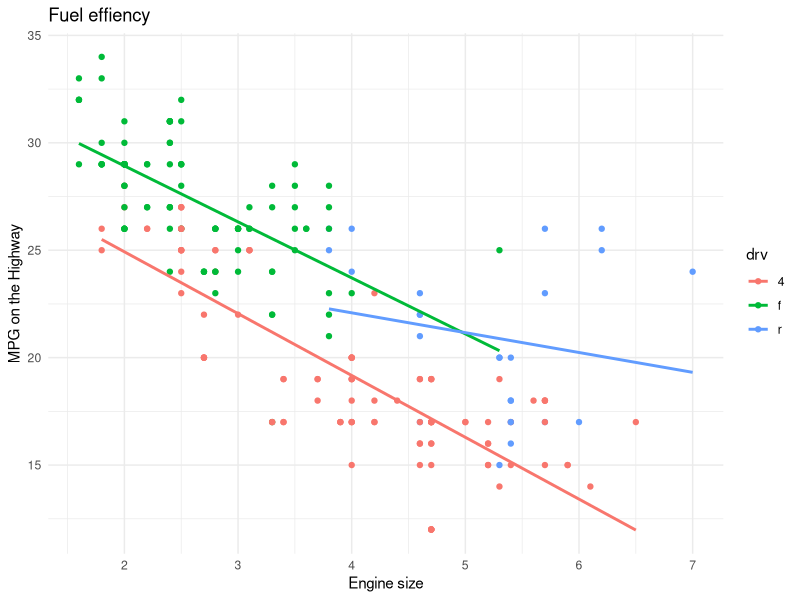
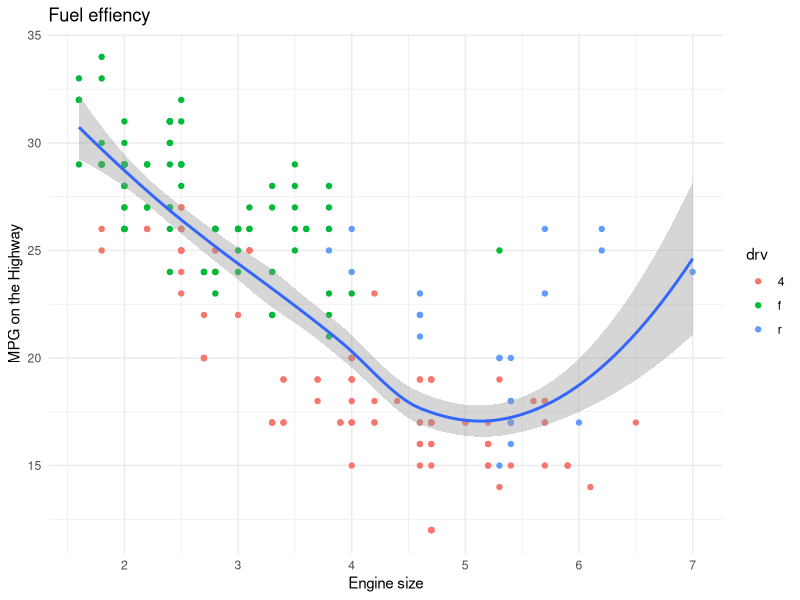
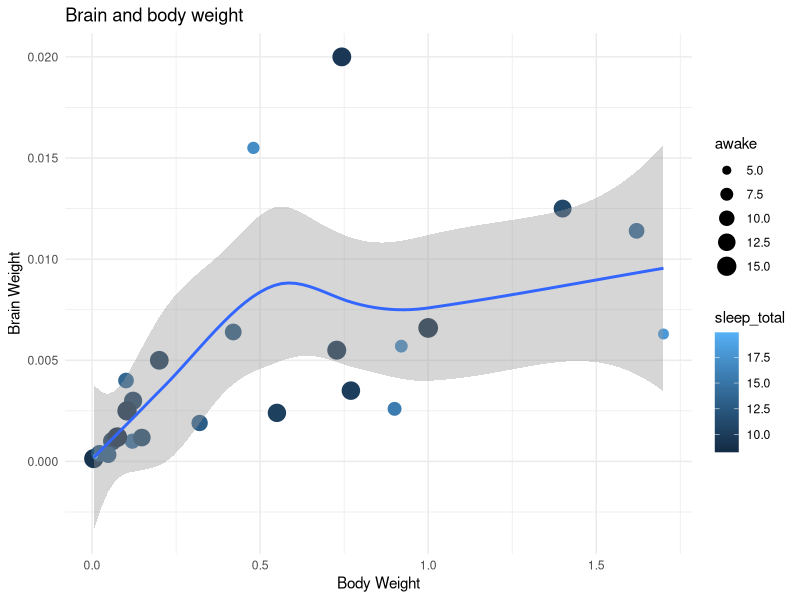
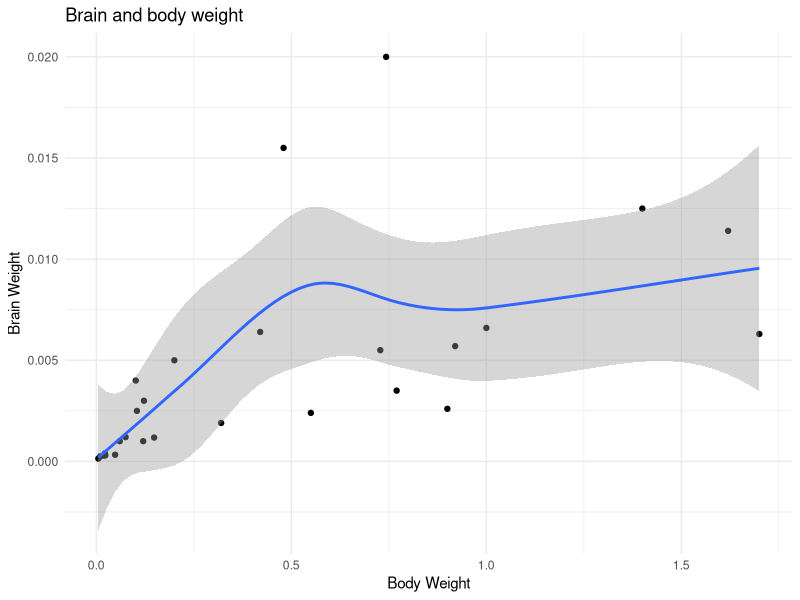
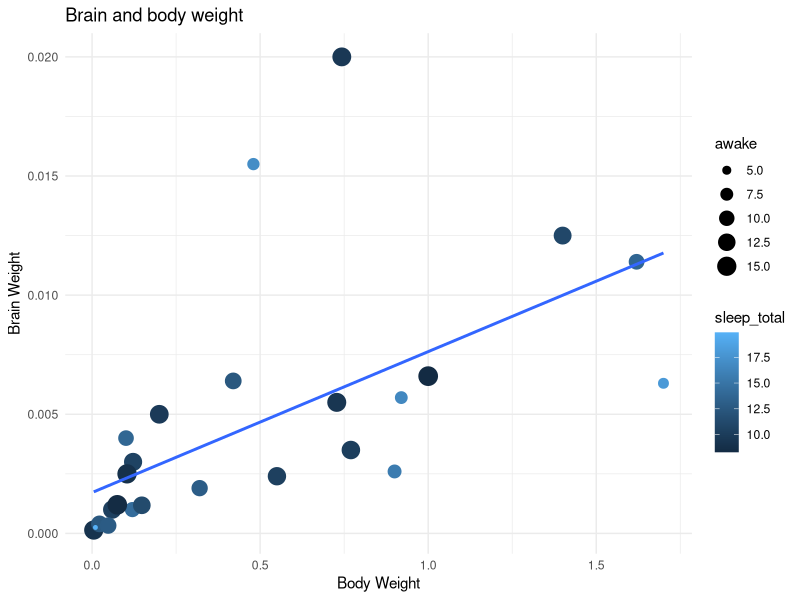

Write the R code that produced these figures, in order.
## ---- chunk 1
library(conflicted)  
library(tidyverse)
conflict_prefer("filter", "dplyr")
conflict_prefer("lag", "dplyr")
## ---- chunk 2
data() #gives you list of R data sets
?mpg
names(mpg)
## ---- chunk 3
mpg |> 
  filter(hwy < 35) |> #manipulate data befor ggplot
  ggplot(aes(x = displ, #engine displacement
             y = hwy, #highway miles per gallon
             color = drv)) +   #color coding based on variable drv
  geom_point()+
  #smooth lines (inherits color from drv)
  geom_smooth(formula = y ~ x, method = lm, se = F)+ 
  labs(x = "Engine size",
       y = "MPG on the Highway",
       title = "Fuel effiency")+
  theme_minimal()
  #ggsave("MPH_hwy.jpg")
## ---- chunk 4
mpg |> 
  filter(hwy < 35) |> 
  ggplot(aes(x = displ,
             y = hwy)) +   
  geom_point(aes(color = drv))+
  geom_smooth()+ 
  labs(x = "Engine size",
       y = "MPG on the Highway",
       title = "Fuel effiency")+
  theme_minimal()
  #ggsave("MPH_hwy.jpg")
## ---- chunk 5
data() #gives you list of R data sets
?msleep
view(msleep)
## ---- chunk 6
msleep |> 
  filter(bodywt < 2, !is.na(brainwt)) |> 
  ggplot(aes(bodywt, brainwt))+ #these are x and y
  geom_point(aes(color = sleep_total, size = awake))+
  geom_smooth(formula = y ~ x, method = loess)+
  labs(x = "Body Weight", y = "Brain Weight", title = "Brain and body weight")+
  theme_minimal()
## ---- chunk 7
msleep |> 
  filter(bodywt < 2, !is.na(brainwt)) |> 
  ggplot(aes(bodywt, brainwt))+ #these are x and y
  geom_point()+
  geom_smooth(formula = y ~ x, method = loess)+
  labs(x = "Body Weight", y = "Brain Weight", title = "Brain and body weight")+
  theme_minimal()
## ---- chunk 8
msleep |> 
  filter(bodywt < 2, !is.na(brainwt)) |> 
  ggplot(aes(bodywt, brainwt))+ #these are x and y
  geom_point(aes(color = sleep_total, size = awake))+
  geom_smooth(formula = y ~ x, method = lm, se = F)+
  labs(x = "Body Weight", y = "Brain Weight", title = "Brain and body weight")+
  theme_minimal()
